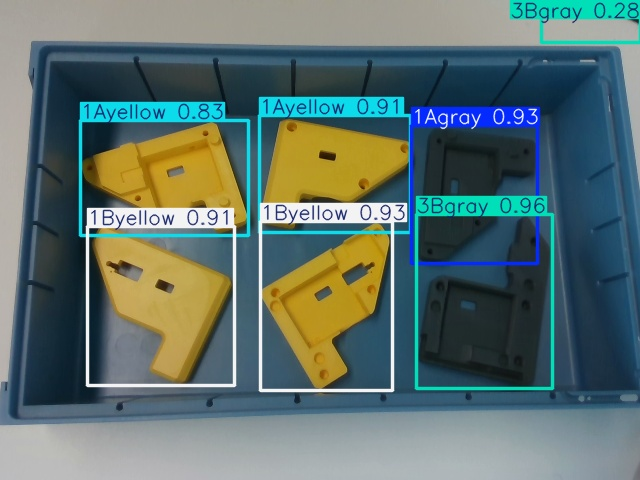
#> input picture results/0.jpg, 640 x 480 px, given in place of 0.png, which was not available
$ python segmantationRGB.py
#> lines starting #> are read from the running program, lines starting #| are printed output that depends on the picture; after the words box and inside, x2 and y2 are one past the last pixel; in counts of white or black regions, pixels touching at a corner belong together; pictures that were not available may be replaced by others from this repository, and a replacement may not be noted
import cv2
import numpy as np
import matplotlib.pyplot as plt

# Load image in BGR and convert to RGB
image_bgr = cv2.imread("/home/simon/Documents/MVSR Lab/mvsr/data/rgb/0.png")
#> image_bgr is the input picture: shape (480, 640, 3); mean B, G, R 110.1, 113.6, 93.8
image_rgb = cv2.cvtColor(image_bgr, cv2.COLOR_BGR2RGB)

# Show RGB histograms
colors = ('r', 'g', 'b')
plt.figure(figsize=(10, 4))
for i, col in enumerate(colors):
    hist = cv2.calcHist([image_rgb], [i], None, [256], [0, 256])
    plt.plot(hist, color=col)
    plt.xlim([0, 256])
plt.title('RGB Channel Histograms')
plt.xlabel('Pixel value')
plt.ylabel('Frequency')
plt.show()
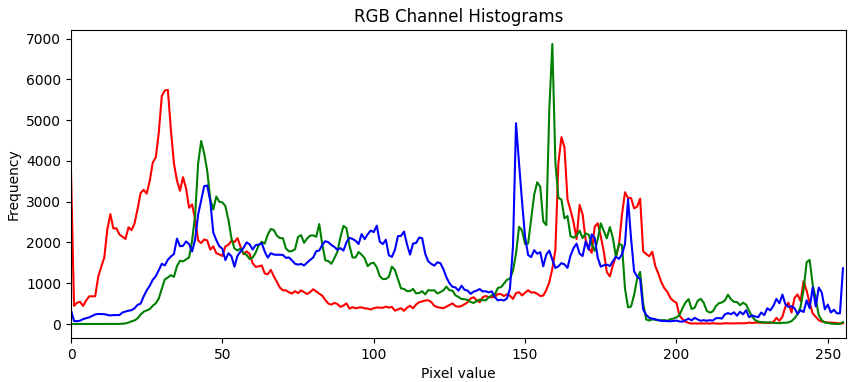
#> figure drawn by matplotlib, 1 panel; curve peaks at x = 32, y = 5744; curve peaks at x = 159, y = 6871; curve peaks at x = 147, y = 4926

# --- Yellow segmentation in RGB ---
lower_yellow = np.array([50, 30, 20])
upper_yellow = np.array([200, 150, 130])
yellow_mask = cv2.inRange(image_rgb, lower_yellow, upper_yellow)
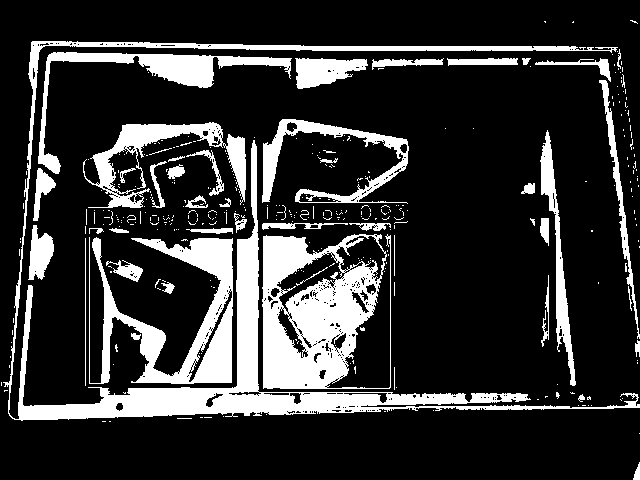
#> yellow_mask: shape (480, 640); 19.8% white; 367 white regions (318 under 20 px), largest, box (x1, y1, x2, y2) and area: (3, 41, 640, 421) 18100, (262, 234, 391, 389) 11799, (89, 237, 233, 384) 7843

# --- Gray segmentation in HSV ---
image_hsv = cv2.cvtColor(image_bgr, cv2.COLOR_BGR2HSV)
#> image_hsv: shape (480, 640, 3); mean H, S, V 78.7, 111.5, 129.6
lower_hsv_gray = np.array([0, 0, 60])
upper_hsv_gray = np.array([180, 50, 200])
gray_mask = cv2.inRange(image_hsv, lower_hsv_gray, upper_hsv_gray)
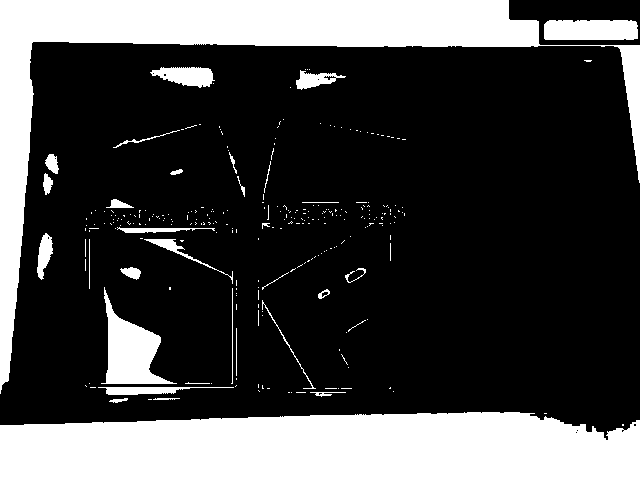
#> gray_mask: shape (480, 640); 26.9% white; 275 white regions (242 under 20 px), largest, box (x1, y1, x2, y2) and area: (0, 412, 640, 480) 39112, (0, 0, 640, 394) 33167, (101, 287, 177, 384) 3125

# Combine both masks
combined_mask = cv2.bitwise_or(yellow_mask, gray_mask)
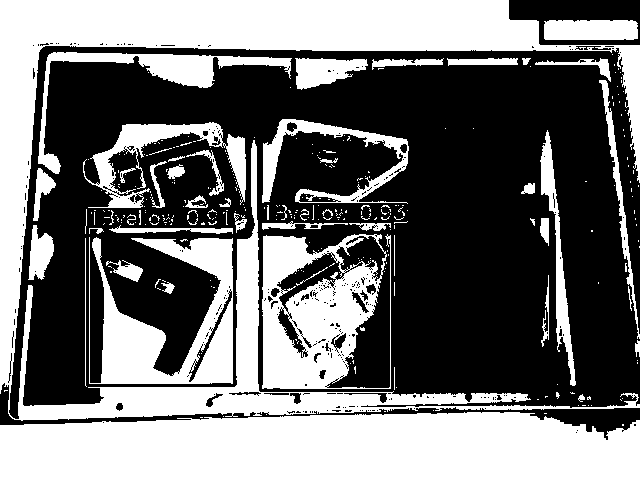
#> combined_mask: shape (480, 640); 44.6% white; 321 white regions (269 under 20 px), largest, box (x1, y1, x2, y2) and area: (0, 0, 640, 421) 51100, (0, 412, 640, 480) 39141, (262, 234, 391, 389) 11814

# Apply mask to image
segmented = cv2.bitwise_and(image_rgb, image_rgb, mask=combined_mask)
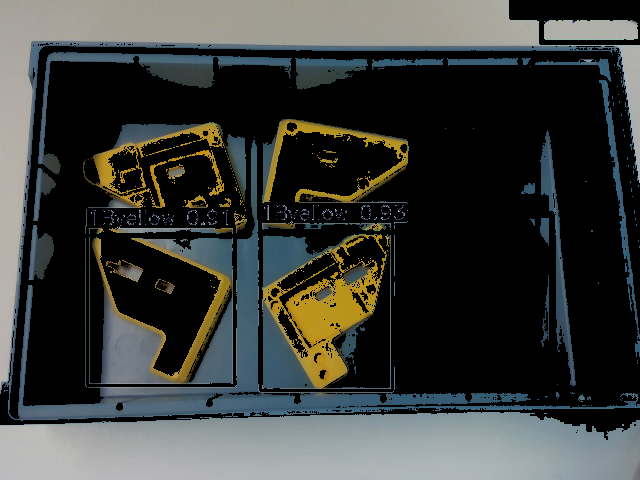
#> segmented: shape (480, 640, 3); mean R, G, B 58.4, 61.3, 58.2

# Show masks and result
plt.figure(figsize=(16, 8))

plt.subplot(2, 2, 1)
plt.title('Yellow Mask (RGB)')
plt.imshow(yellow_mask, cmap='gray')
plt.axis('off')

plt.subplot(2, 2, 2)
plt.title('Gray Mask (HSV)')
plt.imshow(gray_mask, cmap='gray')
plt.axis('off')

plt.subplot(2, 1, 2)
plt.title('Segmented Image (Yellow + Gray)')
plt.imshow(segmented)
plt.axis('off')

plt.tight_layout()
plt.show()

$ run again, with results/1.jpg copied over results/0.jpg
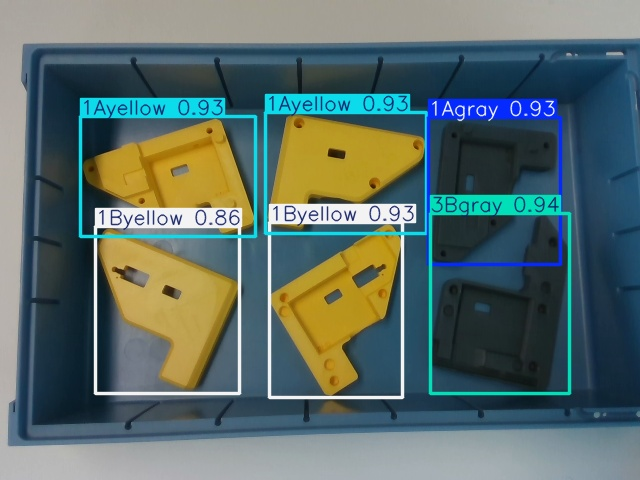
#> input picture results/1.jpg, 640 x 480 px, given in place of 0.png, which was not available
#> image_bgr is the input picture: shape (480, 640, 3); mean B, G, R 104.9, 108.5, 90.7
#> `yellow_mask = cv2.inRange(image_rgb, lower_yellow, upper_yellow)`:
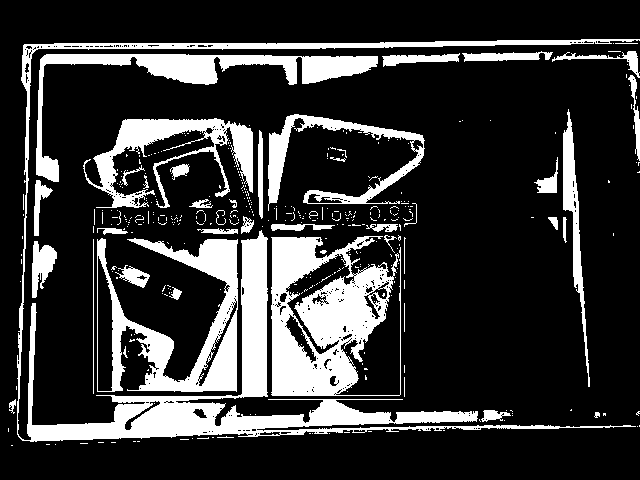
#> yellow_mask: shape (480, 640); 20.8% white; 375 white regions (330 under 20 px), largest, box (x1, y1, x2, y2) and area: (17, 39, 640, 442) 19185, (271, 236, 401, 396) 12263, (97, 238, 238, 392) 8202
#> image_hsv: shape (480, 640, 3); mean H, S, V 78.3, 114.6, 125.3
#> gray_mask: shape (480, 640); 23.5% white; 261 white regions (230 under 20 px), largest, box (x1, y1, x2, y2) and area: (0, 0, 640, 480) 62755, (111, 297, 220, 392) 3084, (152, 65, 218, 86) 919
#> combined_mask: shape (480, 640); 41.9% white; 334 white regions (284 under 20 px), largest, box (x1, y1, x2, y2) and area: (0, 0, 640, 480) 81425, (271, 236, 401, 396) 12327, (97, 238, 238, 392) 10055
#> `segmented = cv2.bitwise_and(image_rgb, image_rgb, mask=combined_mask)`:
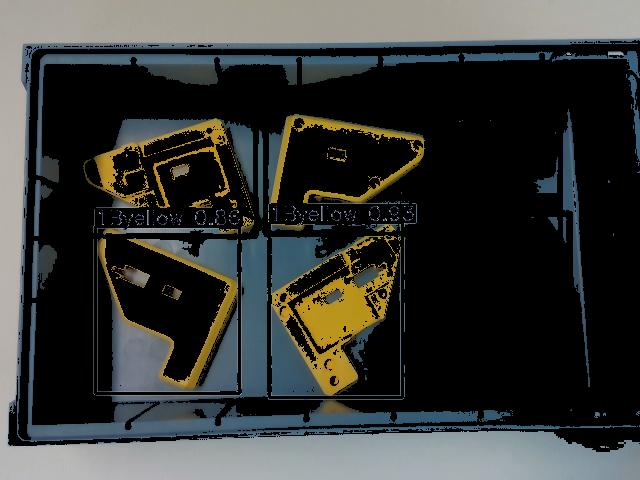
#> segmented: shape (480, 640, 3); mean R, G, B 53.7, 56.1, 52.9

$ run again, with results/2.jpg copied over results/0.jpg
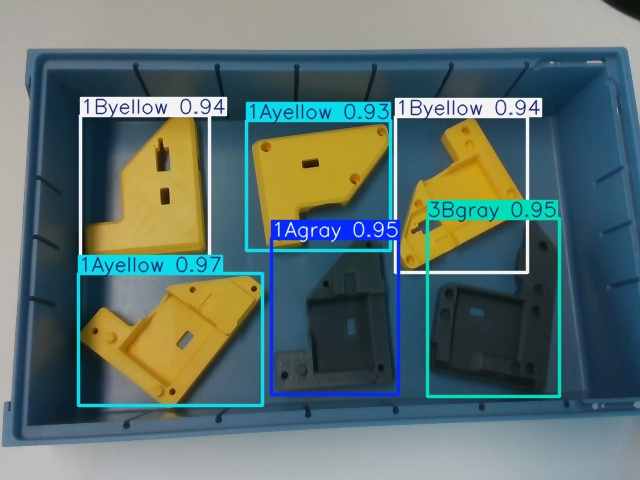
#> input picture results/2.jpg, 640 x 480 px, given in place of 0.png, which was not available
#> image_bgr is the input picture: shape (480, 640, 3); mean B, G, R 110.1, 112.5, 93.4
#> `yellow_mask = cv2.inRange(image_rgb, lower_yellow, upper_yellow)`:
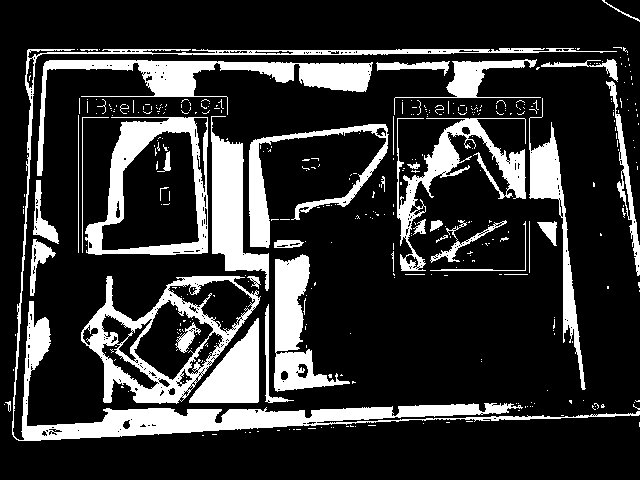
#> yellow_mask: shape (480, 640); 20% white; 382 white regions (338 under 20 px), largest, box (x1, y1, x2, y2) and area: (12, 48, 640, 441) 12850, (37, 60, 373, 176) 6146, (81, 276, 261, 404) 6043
#> image_hsv: shape (480, 640, 3); mean H, S, V 78.9, 110.9, 129.2
#> gray_mask: shape (480, 640); 25.5% white; 252 white regions (225 under 20 px), largest, box (x1, y1, x2, y2) and area: (0, 0, 640, 480) 68939, (105, 277, 227, 324) 2181, (277, 354, 334, 390) 1006
#> combined_mask: shape (480, 640); 43.2% white; 341 white regions (294 under 20 px), largest, box (x1, y1, x2, y2) and area: (0, 0, 640, 480) 81514, (81, 276, 261, 404) 8289, (37, 60, 373, 176) 6156
#> `segmented = cv2.bitwise_and(image_rgb, image_rgb, mask=combined_mask)`:
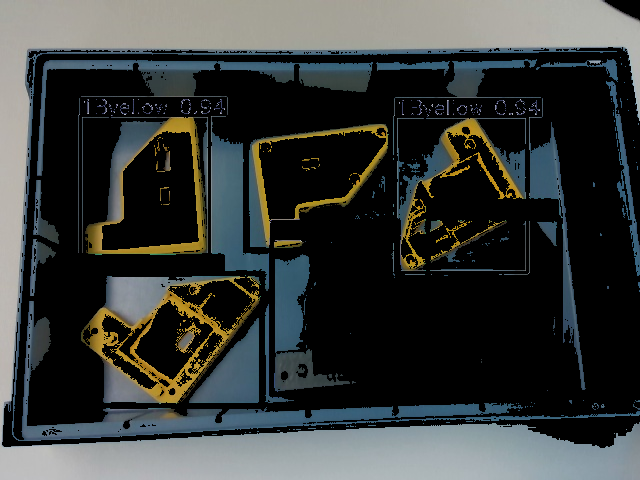
#> segmented: shape (480, 640, 3); mean R, G, B 55.2, 58.6, 57

$ run again, with results/3.jpg copied over results/0.jpg
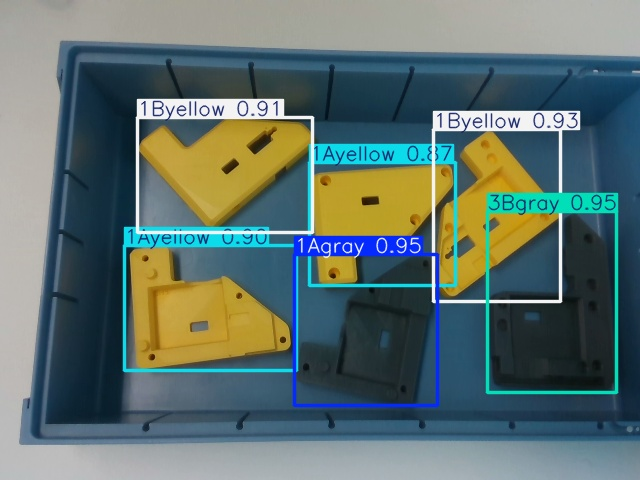
#> input picture results/3.jpg, 640 x 480 px, given in place of 0.png, which was not available
#> image_bgr is the input picture: shape (480, 640, 3); mean B, G, R 109.6, 113, 94.7
#> `yellow_mask = cv2.inRange(image_rgb, lower_yellow, upper_yellow)`:
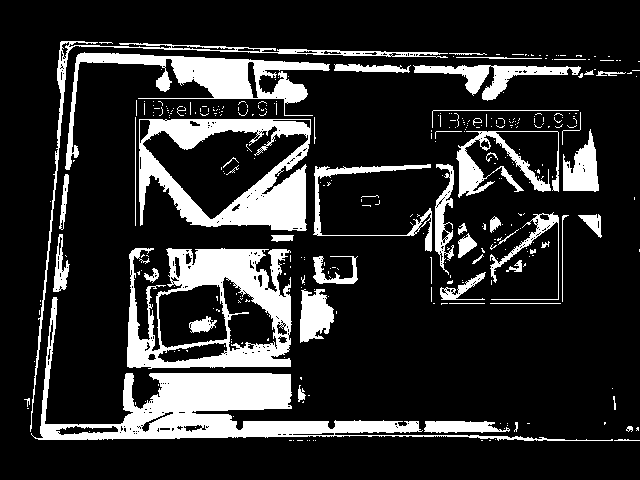
#> yellow_mask: shape (480, 640); 18% white; 344 white regions (289 under 20 px), largest, box (x1, y1, x2, y2) and area: (31, 297, 613, 441) 12635, (127, 248, 292, 369) 9272, (139, 119, 311, 231) 8717
#> image_hsv: shape (480, 640, 3); mean H, S, V 76.8, 112.5, 129.5
#> gray_mask: shape (480, 640); 25.1% white; 257 white regions (228 under 20 px), largest, box (x1, y1, x2, y2) and area: (0, 0, 640, 480) 70417, (176, 69, 308, 116) 1827, (139, 157, 204, 225) 1201
#> combined_mask: shape (480, 640); 41.5% white; 318 white regions (260 under 20 px), largest, box (x1, y1, x2, y2) and area: (0, 0, 640, 480) 72753, (31, 297, 613, 441) 13333, (139, 119, 311, 231) 9497
#> `segmented = cv2.bitwise_and(image_rgb, image_rgb, mask=combined_mask)`:
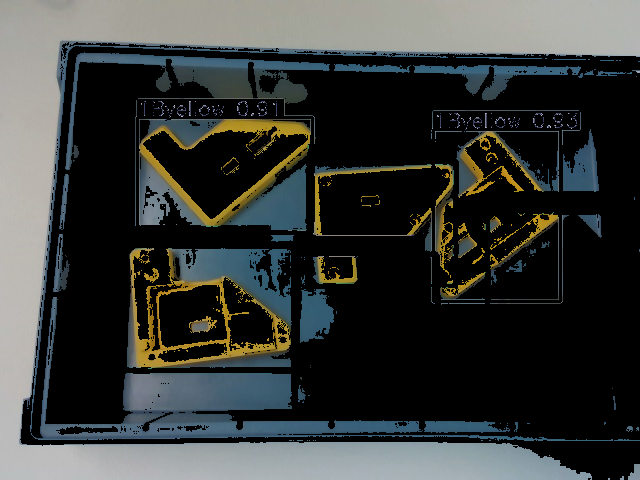
#> segmented: shape (480, 640, 3); mean R, G, B 55.2, 58.2, 56.3
